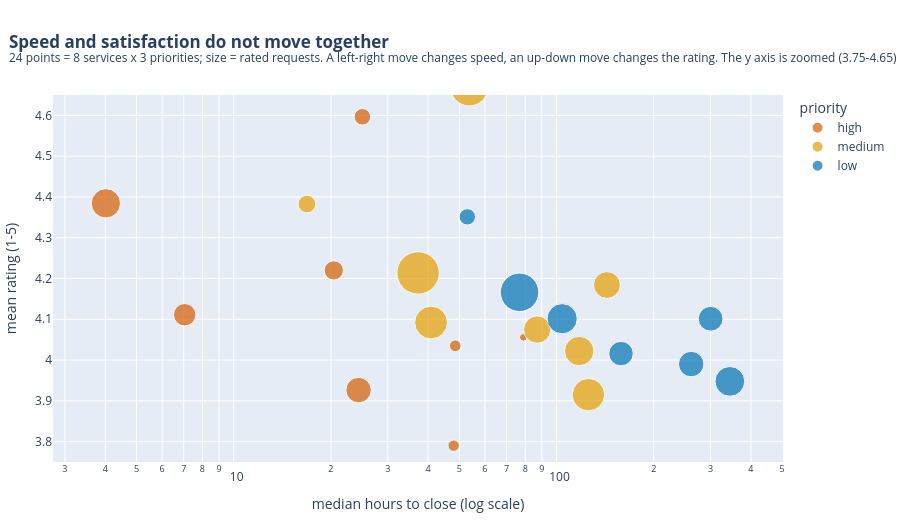

The code cell stored with this chart in its notebook:
### Markdown cell above
Mean ratings are 4.189 / 4.209 / 4.191 for high / medium / low (0.02-star span), while median time is 13.9 / 64.9 / 134.9 h and miss rates are 39.7 / 37.7 / 37.9%. Inside the eight services, high minus low runs from -0.23 to +0.05 with four negative and four positive, so the average difference is not an effect.

### Code cell
grp = (rated.groupby(["category", "priority"])
            .agg(n=("request_id", "size"), rating=("citizen_rating", "mean"),
                 median_h=("hours", "median")).reset_index())

fig = px.scatter(grp, x="median_h", y="rating", color="priority", size="n", size_max=30,
                 category_orders={"priority": ["high", "medium", "low"]},
                 color_discrete_map={"high": MISS, "medium": ACCENT, "low": KEPT},
                 hover_name="category", log_x=True,
                 hover_data={"n": ":,", "median_h": ":.0f", "rating": ".3f"},
                 labels={"median_h": "median hours to close (log scale)",
                         "rating": "mean rating (1-5)", "n": "rated requests",
                         "priority": "priority"})
fig.update_yaxes(range=[3.75, 4.65])
fig.update_layout(
    title=dict(text="<b>Speed and satisfaction do not move together</b><br>"
                    "<sup>24 points = 8 services x 3 priorities; size = rated requests. A left-right move "
                    "changes speed, an up-down move changes the rating. The y axis is zoomed (3.75-4.65)</sup>",
               x=0.01, xanchor="left"),
    legend=dict(title="priority", x=1.02, y=1),
    margin=dict(l=10, r=10, t=95, b=10), height=520)

out = INT_DIR / "I3_sq3_priority_cloud.html"
fig.write_html(out, include_plotlyjs=True, full_html=True)
print(f"{out.name}: {out.stat().st_size/1024/1024:.1f} MB (self-contained, opens offline)")
fig.show()

### Figure 1 — Plotly figure (JSON) as saved in the notebook; plotly's stock layout.template omitted (floating-point values rounded to 4 significant figures)
{"data": [{"customdata": [[36], [81], [315], [86], [407], [171], [232], [536]], "hovertemplate": "<b>%{hovertext}</b><br><br>priority=high<br>median hours to close (log scale)=%{x:.0f}<br>mean rating (1-5)=%{y.3f}<br>rated requests=%{customdata[0]:,}<extra></extra>", "hovertext": ["green_space", "illegal_dumping", "noise", "other", "road_damage", "streetlight", "waste_collection", "water_leak"], "legendgroup": "high", "marker": {"color": "#D55E00", "size": [36, 81, 315, 86, 407, 171, 232, 536], "sizemode": "area", "sizeref": 1.253, "symbol": "circle"}, "mode": "markers", "name": "high", "orientation": "v", "showlegend": true, "type": "scatter", "x": [78.9, 48.0, 7.05, 48.56, 24.37, 25.03, 20.42, 4.017], "xaxis": "x", "y": [4.056, 3.79, 4.111, 4.035, 3.926, 4.596, 4.22, 4.384], "yaxis": "y"}, {"customdata": [[451], [468], [674], [542], [660], [889], [1128], [196]], "hovertemplate": "<b>%{hovertext}</b><br><br>priority=medium<br>median hours to close (log scale)=%{x:.0f}<br>mean rating (1-5)=%{y.3f}<br>rated requests=%{customdata[0]:,}<extra></extra>", "hovertext": ["green_space", "illegal_dumping", "noise", "other", "road_damage", "streetlight", "waste_collection", "water_leak"], "legendgroup": "medium", "marker": {"color": "#E69F00", "size": [451, 468, 674, 542, 660, 889, 1128, 196], "sizemode": "area", "sizeref": 1.253, "symbol": "circle"}, "mode": "markers", "name": "medium", "orientation": "v", "showlegend": true, "type": "scatter", "x": [143.2, 87.11, 40.86, 117.6, 125.6, 53.67, 37.24, 16.85], "xaxis": "x", "y": [4.184, 4.075, 4.092, 4.022, 3.915, 4.669, 4.214, 4.383], "yaxis": "y"}, {"customdata": [[385], [377], [572], [406], [555], [710], [927], [168]], "hovertemplate": "<b>%{hovertext}</b><br><br>priority=low<br>median hours to close (log scale)=%{x:.0f}<br>mean rating (1-5)=%{y.3f}<br>rated requests=%{customdata[0]:,}<extra></extra>", "hovertext": ["green_space", "illegal_dumping", "noise", "other", "road_damage", "streetlight", "waste_collection", "water_leak"], "legendgroup": "low", "marker": {"color": "#0072B2", "size": [385, 377, 572, 406, 555, 710, 927, 168], "sizemode": "area", "sizeref": 1.253, "symbol": "circle"}, "mode": "markers", "name": "low", "orientation": "v", "showlegend": true, "type": "scatter", "x": [300.2, 158.4, 104.1, 261.3, 344.2, 102.2, 76.8, 52.92], "xaxis": "x", "y": [4.101, 4.016, 4.101, 3.99, 3.948, 4.707, 4.166, 4.351], "yaxis": "y"}], "layout": {"height": 520, "legend": {"itemsizing": "constant", "title": {"text": "priority"}, "tracegroupgap": 0, "x": 1.02, "y": 1}, "margin": {"b": 10, "l": 10, "r": 10, "t": 95}, "title": {"text": "<b>Speed and satisfaction do not move together</b><br><sup>24 points = 8 services x 3 priorities; size = rated requests. A left-right move changes speed, an up-down move changes the rating. The y axis is zoomed (3.75-4.65)</sup>", "x": 0.01, "xanchor": "left"}, "xaxis": {"anchor": "y", "domain": [0, 1], "title": {"text": "median hours to close (log scale)"}, "type": "log"}, "yaxis": {"anchor": "x", "domain": [0, 1], "range": [3.75, 4.65], "title": {"text": "mean rating (1-5)"}}}}
